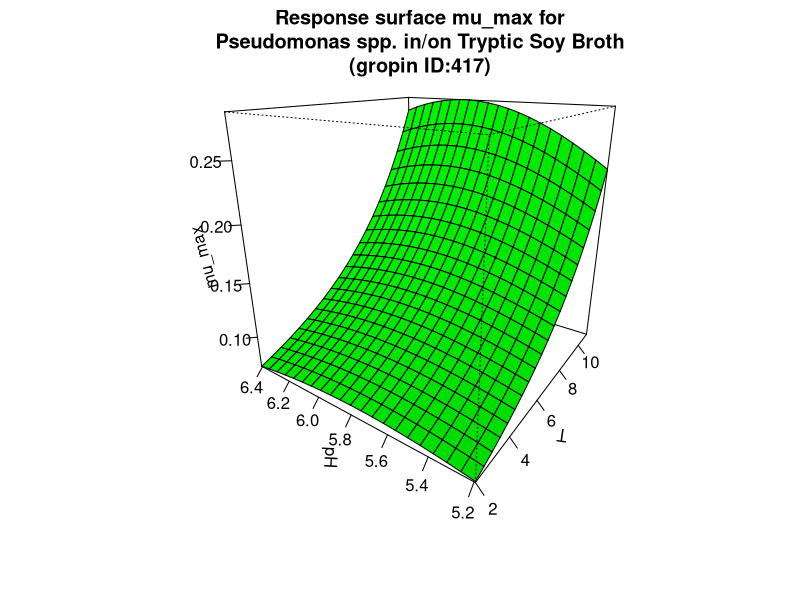

Source code (R):
#############################
# start of Parameter script
#############################
T <- seq(1.998001998002,11.011,length.out=21)
pH <- seq(5.1948051948052,6.4064,length.out=21)
#############################
# end of Parameter script
#############################
############################# 
# start of Model script Gropin ID 417 
#############################
 
# constant coefficients for this model
 
variables <- data.frame(T,pH)
argumentsPar <- expand.grid(variables)
 
# heart of the model
response_surface <- function(T,pH) {
   mumax <-exp(-12.65+0.004234*(T^2)-0.3024*(pH^2)+0.01535*T*pH-0.004356*T+3.467*pH)

return(mumax=mumax)
} 

# output parameters
mumax <- cbind(argumentsPar,response_surface(argumentsPar['T'],argumentsPar['pH']))
colnames(mumax) <- c(colnames(argumentsPar),'mumax')
#############################
# End of Model script
#############################
############################# 
# start of Visualisation script Gropin ID 417 
#############################
persp(T,pH,matrix(unlist(mumax$mumax),nrow=21),col = 'green',xlab='T',ylab='pH',zlab='mu_max',main='Response surface mu_max for
Pseudomonas spp. in/on Tryptic Soy Broth
(gropin ID:417)',theta=305,phi=20,shade=0.25,ticktype = 'detailed')
#############################
# End of Visualisation script
#############################
